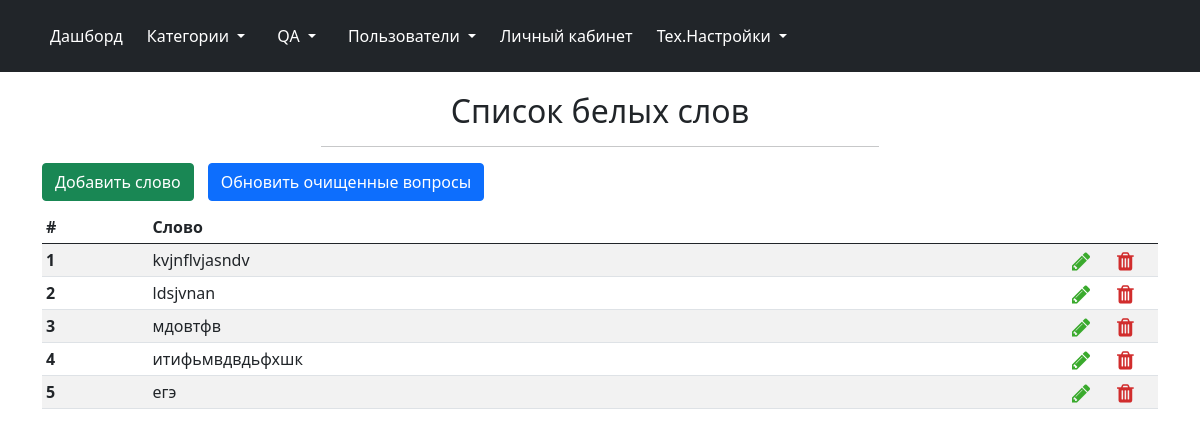
Page /admin/white_words (signed in) on the earlier database version.
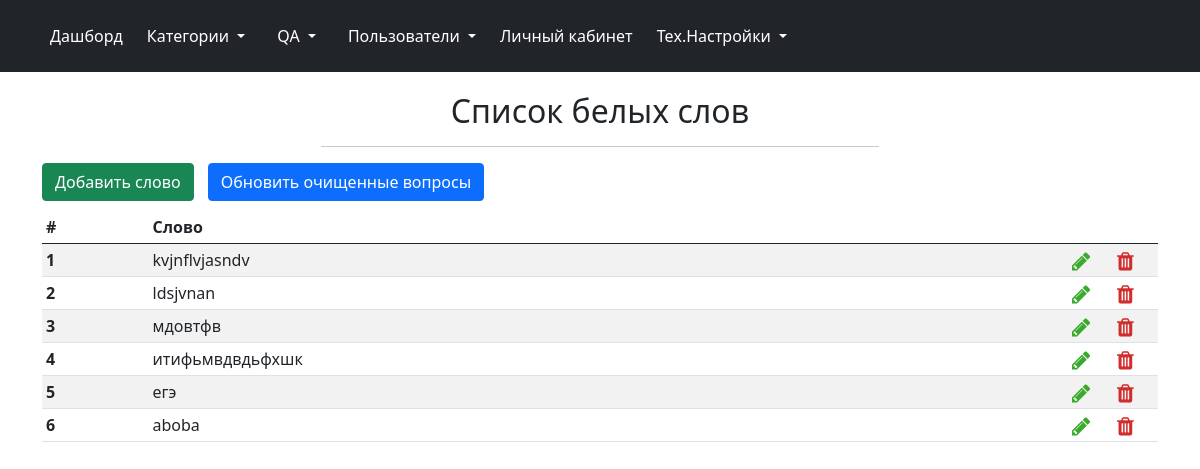
Same page on the later database version.
### models.py (models this page shows, shortened)
class WhiteWords(db.Model):
    id = db.Column(db.Integer, primary_key=True)
    word = db.Column(db.String(100), nullable=False)

### admin/admin.py (the view)
@admin.route('/white_words')
@login_required
def white_words():
    if not current_user.right_black_word:
        return render_template('admin/access_denied.html')
    add_exception_word_form = forms.AddExceptionWordForm()
    edit_exception_word_form = forms.EditExceptionWordForm()
    delete_exception_word_form = forms.DeleteExceptionWordForm()
    try:
        black_words = WhiteWords.query
    except NameError:
        return "Ошибка чтения из БД"
    return render_template('admin/exception_words.html', add_exception_word_form=add_exception_word_form,
                           edit_exception_word_form=edit_exception_word_form,
                           delete_exception_word_form=delete_exception_word_form,
                           black_words=black_words, word_type="white")

### app.py (called while the page is built)
@login_manager.user_loader
def load_user(user_id):
    return Users.query.get(user_id)

### admin/templates/admin/exception_words.html (shortened to what this page needs)
{% extends 'admin/base.html' %}
{% import "admin/macros.html" as macros %}
{% set text_word_type = "черн" if word_type == "black" else "бел" %}
{% block page_header %}
Список {{ text_word_type -}}ых слов
{% endblock %}
{% block body %}
<div class="btn_container">
	<button type="button" class="btn btn-success button_active" data-bs-toggle="modal" data-bs-target="#addModal">
		Добавить слово
	</button>
	{% set current_url = url_for('.black_words') if word_type == "black" else url_for('.white_words') %}
	<a href="{{ url_for('.update_cleared_questions_dbase', next_to=current_url) }}" class="btn btn-primary button_active" title="Обновление очищенных вопросов займет ~10 секунд. Это необходимо делать только после изменений базы синонимов, черного и белого списков">Обновить очищенные вопросы</a>
</div>
<table class="table table-striped table-sm">
	<thead>
		<tr>
			<th scope="col">#</th>
			<th scope="col">Слово</th>
			<th scope="col"></th>
			<th scope="col"></th>
		</tr>
	</thead>
	<tbody>
		{% for black_word in black_words %}
		<tr class="table_line_item" data-id="{{ black_word.id }}" data-name="{{ black_word.word }}">
			<th scope="row"></th>
			<td>{{ black_word.word }}</td>
			<td scope="col" width="45"><i class="fa fa-pencil fa-lg table_action_icon edit_icon" aria-hidden="true" data-bs-toggle="modal" data-bs-target="#editModal" title="Редактировать"></i></td>
			<td scope="col" width="45"><i class="fa fa-trash fa-lg table_action_icon delete_icon" aria-hidden="true" data-bs-toggle="modal" data-bs-target="#deleteModal" title="Удалить"></i></td>
		</tr>
		{% endfor %}
	</tbody>
</table>
{% endblock %}

Differences in the rows shown:
added WhiteWords: word "aboba"
